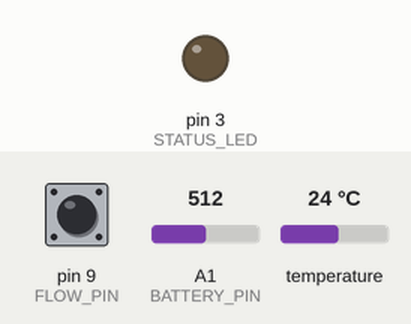
This sketch was run on a simulated Arduino Uno, built with avr-gcc and run on an emulated ATmega328P. On the bench: output pins drawn as LEDs (lit = HIGH). The test bench sets the inputs (shaded band); at power-on: pin 9 (FLOW_PIN) HIGH, A1 (BATTERY_PIN) = 512, temperature 24 °C. No radio packets arrive unless stated; pins used as bus, display or sensor lines are not drawn; what the sketch prints to the serial monitor is not drawn.

Above: at 0.8 s.
At 17.61 s:
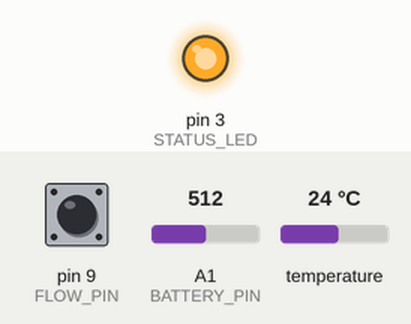
Timing chart, 0 to 19.6 s (numbered marks = the images above):
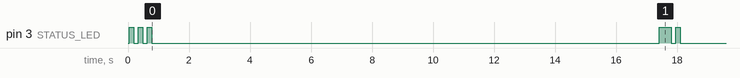

The sketch:

sub_node.ino
```cpp
/*
 * VIRAAI Sub Node — Full Production Firmware
 * ==========================================
 * Target: ATmega328P @ 8 MHz, 3.3 V logic (MiniCore / USBasp)
 *
 * Reads all field sensors and transmits RAW values over LoRa 433 MHz to the
 * Main Node. Server-side does all calibration. Firmware does no unit
 * conversion beyond what the sensor natively provides — soil / battery /
 * pressure are raw ADC (0–1023); flow is a pulse counter; NPK values are
 * the raw 16-bit Modbus register readings.
 *
 * Wire format (single-line CSV over LoRa, keys ≤ 5 chars for airtime):
 *
 *   NODE=<id>,SEQ=<n>,SOIL=<0-1023>,BAT=<0-1023>,PRESS=<0-1023>,
 *   FLOW=<pulses_this_cycle>,FTOT=<total_pulses_since_boot>,
 *   DST=<°C|NAN>,NOK=<0|1>,NT=<int>,NM=<int>,EC=<int>,PH=<int>,
 *   N=<int>,P=<int>,K=<int>,FW=<firmware_version>
 *
 * `NOK=0` means the NPK Modbus read failed; NT..K are then whatever the last
 * successful read left in the registers (or zero on first-boot failure).
 *
 * Pin map (see sub_node_config.h notes):
 *   D2  = LoRa DIO0
 *   D3  = STATUS_LED
 *   D4  = DS18B20 OneWire
 *   D6  = RS485 RX (SoftwareSerial)
 *   D7  = RS485 TX (SoftwareSerial)
 *   D8  = LoRa RST
 *   D9  = Flow-sensor pulse input (INPUT_PULLUP, polled)
 *   D10 = LoRa NSS
 *   A0  = Soil moisture (raw ADC)
 *   A1  = Battery voltage (raw ADC via 220k+100k divider)
 *   A2  = IRLZ44N gate for NPK 12 V rail (HIGH = powered)
 *   A3  = Pressure transducer (raw ADC)
 *
 * NPK power sequence: A2 HIGH → wait NPK_STABILIZE_MS (10 s empirical) →
 * Modbus request → A2 LOW.
 *
 * RAM discipline:
 *   Every Serial string uses F(...) so it lives in flash.
 *   No String objects — everything is char[] with snprintf.
 */

#include <SPI.h>
#include <LoRa.h>
#include <OneWire.h>
#include <DallasTemperature.h>
#include <SoftwareSerial.h>
#include <avr/wdt.h>
#include <avr/interrupt.h>
#include <util/atomic.h>
// Rocket Scream's LowPower library. Install via Arduino Library Manager
// ("Low-Power" by Rocket Scream Electronics) or add to platformio.ini as
//   lib_deps = rocketscream/Low-Power
#include <LowPower.h>

#include "sub_node_config.h"

// ====================================================
// PIN DEFINITIONS
// ====================================================
#define LORA_DIO0      2
#define STATUS_LED     3
#define ONE_WIRE_BUS   4
#define RS485_RX       6
#define RS485_TX       7
#define LORA_RST       8
#define FLOW_PIN       9
#define LORA_NSS       10
#define SOIL_PIN       A0
#define BATTERY_PIN    A1
#define POWER_CONTROL  A2
#define PRESSURE_PIN   A3

// ====================================================
// OBJECTS
// ====================================================
OneWire            oneWire(ONE_WIRE_BUS);
DallasTemperature  dsSensors(&oneWire);
SoftwareSerial     npkSerial(RS485_RX, RS485_TX);

// ====================================================
// STATE (raw values only; no calibration applied)
// ====================================================
uint32_t g_seq             = 0;         // packet sequence counter
// Flow counters are updated from BOTH poll code (active phase) and PCINT0_vect
// (during LowPower sleep). `volatile` + ATOMIC_BLOCK guards for multi-byte
// reads elsewhere in the file.
volatile uint32_t g_flowTotal     = 0;  // total pulses since boot
volatile uint16_t g_flowThisCycle = 0;  // pulses counted since last TX
volatile bool     g_flowLastLevel = HIGH;

int      g_soilAdc         = 0;
int      g_batAdc          = 0;
int      g_pressAdc        = 0;
float    g_dsTempC         = NAN;

// NPK retry accounting (this cycle only) — surfaced as sub_node_fw is already
// full, so we just log this. If retries become interesting to ops we'll add
// a CSV field.
uint8_t  g_npkRetriesThisCycle = 0;

// v2.1 firmware (2026-09-05) — fault_flags accumulator. Reset at cycle
// start, appended-to by sensor reads that failed but were non-fatal,
// emitted in the CSV as FLT=<comma,list>. Empty string = healthy cycle.
char     g_faultFlags[FLT_MAX_LEN + 1] = "";

static void faultFlagsReset() {
  g_faultFlags[0] = '\0';
}

// Append a flag if there's room. Silently drops if the buffer is full —
// we'd rather lose the 6th flag than corrupt the CSV.
static void faultFlagsAdd(const char* tag) {
  size_t cur = strlen(g_faultFlags);
  size_t addLen = strlen(tag);
  size_t needed = cur + (cur > 0 ? 1 : 0) + addLen;
  if (needed >= FLT_MAX_LEN) return;
  if (cur > 0) {
    g_faultFlags[cur++] = ',';
    g_faultFlags[cur] = '\0';
  }
  strcpy(g_faultFlags + cur, tag);
}

// Actual wall-clock ms since the previous LoRa TX. Used to compute the flow
// window on the backend (WDT tick RC is ±10-15%, so this can drift vs the
// nominal CYCLE_PERIOD_MS). Set at boot to 0 which the backend treats as
// "unknown, discard flow rate this cycle".
uint32_t g_lastTxMs         = 0;
uint32_t g_windowMs         = 0;

// NPK — retained across cycles so consumers see the last-known-good if a
// read fails once. NOK flag tells the backend which values are current.
bool     g_npkOk           = false;
int16_t  g_npkTempRaw      = 0;   // register /10 → °C server-side
int16_t  g_npkMoistRaw     = 0;   // register /10 → %  server-side
int16_t  g_npkEc           = 0;   // µS/cm (sensor-native units)
int16_t  g_npkPhRaw        = 0;   // register /100 → pH server-side
int16_t  g_npkN            = 0;   // mg/kg
int16_t  g_npkP            = 0;   // mg/kg
int16_t  g_npkK            = 0;   // mg/kg

const byte NPK_QUERY_FRAME[] = { 0x01, 0x03, 0x00, 0x00, 0x00, 0x07, 0x04, 0x08 };

// ====================================================
// CRC16 (Modbus)
// ====================================================
uint16_t crc16(const byte* buf, uint16_t len) {
  uint16_t crc = 0xFFFF;
  for (uint16_t i = 0; i < len; i++) {
    crc ^= (uint16_t)buf[i];
    for (byte b = 0; b < 8; b++) {
      if (crc & 0x0001) { crc >>= 1; crc ^= 0xA001; }
      else              { crc >>= 1; }
    }
  }
  return crc;
}

// ====================================================
// FLOW — dual-mode: PCINT during sleep, polled during active phase
// ====================================================
// D9 = PB1 on the ATmega328P (PCINT1 in the PCINT0 group, controlled by
// PCIE0 in PCICR + PCINT1 bit in PCMSK0). PCINT lets us keep counting flow
// pulses while the MCU is in LowPower.powerDown() between cycles — critical
// now that cycles are 5 min apart and an irrigation pump can emit 1500+
// pulses per window.
//
// SoftwareSerial uses PCINT2 (PORT D) for its RX pin (D6). No conflict with
// PCINT0 group.

ISR(PCINT0_vect) {
  bool now = (PINB & (1 << PB1)) ? HIGH : LOW;
  if (now == LOW && g_flowLastLevel == HIGH) {
    g_flowThisCycle++;
    g_flowTotal++;
  }
  g_flowLastLevel = now;
}

static inline void enableFlowPcint() {
  PCMSK0 |= (1 << PCINT1);
  PCICR  |= (1 << PCIE0);
}

static inline void disableFlowPcint() {
  PCICR  &= ~(1 << PCIE0);
  PCMSK0 &= ~(1 << PCINT1);
}

// Polling path — used during the active phase only. Same edge detection as
// the ISR; the shared `volatile bool g_flowLastLevel` prevents double-count
// when a pulse arrives right at the ISR/poll handoff.
inline void pollFlow() {
  bool now = digitalRead(FLOW_PIN);
  if (now == LOW && g_flowLastLevel == HIGH) {
    ATOMIC_BLOCK(ATOMIC_RESTORESTATE) {
      g_flowThisCycle++;
      g_flowTotal++;
    }
  }
  g_flowLastLevel = now;
}

// Blocking delay that polls flow AND kicks the WDT. Used during active
// phases (DS18 conversion wait, NPK stabilise wait) where the MCU stays
// awake.
static void delayWithFlow(unsigned long ms) {
  unsigned long start = millis();
  while (millis() - start < ms) {
    pollFlow();
    wdt_reset();
  }
}

// ====================================================
// SLEEP — deep-sleep in 8 s chunks, PCINT-wakeable
// ====================================================
// LowPower.powerDown(SLEEP_8S, ADC_OFF, BOD_OFF) draws ~0.3 uA nominal on
// bare ATmega328P + external clock. A PCINT (flow pulse) wakes early, runs
// the ISR, then falls back into powerDown() on the next iteration — we
// accumulate wall time via elapsed millis() readings taken pre/post the
// full sleep block, since millis() itself pauses during powerDown().
//
// We *approximate* elapsed by counting the number of full 8 s sleeps.
// This is intentionally low-precision — the actual wall-time is what we
// emit as WIN=<seconds> in the CSV, and the backend uses that for flow.
static void deepSleepMs(unsigned long targetMs) {
  enableFlowPcint();
  unsigned long slept = 0;
  while (slept < targetMs) {
    wdt_reset();
    LowPower.powerDown(SLEEP_8S, ADC_OFF, BOD_OFF);
    slept += 8000UL;   // nominal; real value is +/-10% (WDT RC)
  }
  disableFlowPcint();
}

// ====================================================
// SENSOR READS — all RAW; no unit conversion
// ====================================================
static void readBatteryAdc() {
  long sum = 0;
  for (byte i = 0; i < 10; i++) {
    sum += analogRead(BATTERY_PIN);
    delay(2);
  }
  g_batAdc = (int)(sum / 10);
}

static void readPressureAdc() {
  g_pressAdc = analogRead(PRESSURE_PIN);
}

static void readSoilAdc() {
  g_soilAdc = analogRead(SOIL_PIN);
}

static void startDs18() {
  dsSensors.requestTemperatures();
}

static void readDs18() {
  float t = dsSensors.getTempCByIndex(0);
  if (t == DEVICE_DISCONNECTED_C) {
    g_dsTempC = NAN;
    faultFlagsAdd(FLT_DS18_DISCONNECTED);
  } else {
    g_dsTempC = t;
  }
}

// ====================================================
// NPK READ (Modbus RTU over SoftwareSerial)
// ====================================================
// One Modbus round-trip attempt. Returns true on full-length CRC-valid
// response; leaves register globals untouched on failure so the caller
// (readNpk) can retry.
static bool readNpkAttempt() {
  // Drain any garbage from previous power cycles / previous attempt.
  while (npkSerial.available()) { npkSerial.read(); }
  wdt_reset();

  npkSerial.write(NPK_QUERY_FRAME, sizeof(NPK_QUERY_FRAME));
  npkSerial.flush();

  byte    resp[NPK_RESPONSE_LEN];
  uint8_t received = 0;
  unsigned long start = millis();
  while (millis() - start < NPK_MODBUS_TIMEOUT_MS) {
    pollFlow();
    wdt_reset();
    while (npkSerial.available() && received < NPK_RESPONSE_LEN) {
      resp[received++] = npkSerial.read();
    }
    if (received >= NPK_RESPONSE_LEN) break;
  }

  if (received < NPK_RESPONSE_LEN) {
    Serial.print(F("NPK: short read, bytes="));
    Serial.println(received);
    faultFlagsAdd(FLT_NPK_SHORT_READ);
    return false;
  }
  // Header check: slave 0x01, function 0x03, byte count 0x0E (14 = 7×2).
  if (resp[0] != 0x01 || resp[1] != 0x03 || resp[2] != 0x0E) {
    Serial.println(F("NPK: bad Modbus header"));
    faultFlagsAdd(FLT_NPK_BAD_HEADER);
    return false;
  }
  // CRC check (bytes 0..16, expected CRC in 17..18, low byte first).
  uint16_t rxCrc   = (uint16_t)resp[17] | ((uint16_t)resp[18] << 8);
  uint16_t calcCrc = crc16(resp, 17);
  if (rxCrc != calcCrc) {
    Serial.println(F("NPK: CRC fail"));
    faultFlagsAdd(FLT_NPK_CRC_FAIL);
    return false;
  }
  // Registers — send raw ints. Backend applies /10 or /100 conversions.
  g_npkTempRaw  = (int16_t)(((uint16_t)resp[3]  << 8) | resp[4]);
  g_npkMoistRaw = (int16_t)(((uint16_t)resp[5]  << 8) | resp[6]);
  g_npkEc       = (int16_t)(((uint16_t)resp[7]  << 8) | resp[8]);
  g_npkPhRaw    = (int16_t)(((uint16_t)resp[9]  << 8) | resp[10]);
  g_npkN        = (int16_t)(((uint16_t)resp[11] << 8) | resp[12]);
  g_npkP        = (int16_t)(((uint16_t)resp[13] << 8) | resp[14]);
  g_npkK        = (int16_t)(((uint16_t)resp[15] << 8) | resp[16]);
  return true;
}

// Retry wrapper. Sets g_npkOk / g_npkRetriesThisCycle. Backend still treats
// NOK=0 as "NPK data invalid this cycle" via the Round-16 short-circuit.
static void readNpk() {
  g_npkOk = false;
  g_npkRetriesThisCycle = 0;
  for (uint8_t attempt = 0; attempt < NPK_RETRY_ATTEMPTS; attempt++) {
    if (readNpkAttempt()) {
      g_npkOk = true;
      Serial.print(F("NPK: OK (attempt "));
      Serial.print(attempt + 1);
      Serial.println(F(")"));
      return;
    }
    g_npkRetriesThisCycle = attempt + 1;
    delayWithFlow(NPK_RETRY_GAP_MS);
  }
  Serial.print(F("NPK: FAIL after "));
  Serial.print(NPK_RETRY_ATTEMPTS);
  Serial.println(F(" attempts"));
}

// ====================================================
// LoRa TX
// ====================================================
// Emit a single CSV line. Total length target: <= 200 bytes (SX1278 cap 255).
// Any float uses fixed 2-decimal formatting via dtostrf.
//
// WIN=<seconds> is the wall-clock window this packet covers — the time
// since the previous successful TX, in seconds. WIN=0 on the first cycle
// after boot signals "unknown window, discard flow rate this cycle" to
// the backend (the totalizer FTOT is still authoritative).
static bool sendLoRa() {
  char pkt[220];
  char dsBuf[10];

  if (isnan(g_dsTempC)) {
    strcpy(dsBuf, "NAN");
  } else {
    dtostrf(g_dsTempC, 0, 2, dsBuf);
  }

  // Atomic snapshot of the (volatile, PCINT-mutated) flow counters.
  uint16_t flowThis;
  uint32_t flowTot;
  ATOMIC_BLOCK(ATOMIC_RESTORESTATE) {
    flowThis = g_flowThisCycle;
    flowTot  = g_flowTotal;
  }
  uint32_t winSec = g_windowMs / 1000UL;

  // v2.1 firmware (2026-09-05): UP=<uptime_seconds> for reboot detection and
  // stability scoring; FLT=<comma-flags> so backend rules can react to
  // specific fault modes (npk_crc vs ds18_disc vs npk_short vs npk_hdr).
  // FLT is omitted from the CSV entirely when there are no flags — saves
  // ~5 bytes per healthy packet on the LoRa airtime budget.
  uint32_t upSec = (uint32_t)(millis() / 1000UL);
  int n;
  if (g_faultFlags[0] == '\0') {
    n = snprintf(pkt, sizeof(pkt),
      "NODE=%s,SEQ=%lu,WIN=%lu,UP=%lu,SOIL=%d,BAT=%d,PRESS=%d,FLOW=%u,FTOT=%lu,DST=%s,"
      "NOK=%d,NT=%d,NM=%d,EC=%d,PH=%d,N=%d,P=%d,K=%d,FW=%s",
      NODE_ID,
      (unsigned long)g_seq,
      (unsigned long)winSec,
      (unsigned long)upSec,
      g_soilAdc, g_batAdc, g_pressAdc,
      (unsigned)flowThis, (unsigned long)flowTot,
      dsBuf,
      g_npkOk ? 1 : 0,
      (int)g_npkTempRaw, (int)g_npkMoistRaw, (int)g_npkEc, (int)g_npkPhRaw,
      (int)g_npkN, (int)g_npkP, (int)g_npkK,
      FIRMWARE_VERSION);
  } else {
    n = snprintf(pkt, sizeof(pkt),
      "NODE=%s,SEQ=%lu,WIN=%lu,UP=%lu,SOIL=%d,BAT=%d,PRESS=%d,FLOW=%u,FTOT=%lu,DST=%s,"
      "NOK=%d,NT=%d,NM=%d,EC=%d,PH=%d,N=%d,P=%d,K=%d,FLT=%s,FW=%s",
      NODE_ID,
      (unsigned long)g_seq,
      (unsigned long)winSec,
      (unsigned long)upSec,
      g_soilAdc, g_batAdc, g_pressAdc,
      (unsigned)flowThis, (unsigned long)flowTot,
      dsBuf,
      g_npkOk ? 1 : 0,
      (int)g_npkTempRaw, (int)g_npkMoistRaw, (int)g_npkEc, (int)g_npkPhRaw,
      (int)g_npkN, (int)g_npkP, (int)g_npkK,
      g_faultFlags,
      FIRMWARE_VERSION);
  }

  if (n < 0 || n >= (int)sizeof(pkt)) {
    Serial.println(F("LoRa: payload overflow"));
    return false;
  }

  Serial.print(F("TX: "));
  Serial.println(pkt);

  if (!LoRa.beginPacket()) {
    Serial.println(F("LoRa: beginPacket failed"));
    return false;
  }
  LoRa.write((const uint8_t*)pkt, (size_t)n);
  int rc = LoRa.endPacket();
  return rc == 1;
}

// ====================================================
// LED status codes
// ====================================================
static void blinkN(uint8_t n) {
  for (uint8_t i = 0; i < n; i++) {
    digitalWrite(STATUS_LED, HIGH); delay(LED_BLINK_MS);
    digitalWrite(STATUS_LED, LOW);  delay(LED_BLINK_GAP_MS);
  }
}

// ====================================================
// SETUP
// ====================================================
void setup() {
  // WDT must be disabled during setup while I2C / SPI / SoftwareSerial come
  // up — sensor init can take longer than the WDT interval. We re-enable at
  // the end of setup and reset at every safe checkpoint.
  wdt_disable();

  pinMode(STATUS_LED,    OUTPUT); digitalWrite(STATUS_LED,    LOW);
  pinMode(POWER_CONTROL, OUTPUT); digitalWrite(POWER_CONTROL, LOW);  // NPK OFF at boot
  pinMode(FLOW_PIN,      INPUT_PULLUP);

  Serial.begin(9600);
  npkSerial.begin(9600);
  dsSensors.begin();
  dsSensors.setWaitForConversion(false);

  LoRa.setPins(LORA_NSS, LORA_RST, LORA_DIO0);
  if (!LoRa.begin(LORA_FREQUENCY_HZ)) {
    Serial.println(F("LoRa: init FAIL — halted"));
    // Fast blink forever; WDT will not save us here because init failure
    // usually means wiring is wrong and no cycle will ever succeed.
    while (1) {
      digitalWrite(STATUS_LED, HIGH); delay(150);
      digitalWrite(STATUS_LED, LOW);  delay(150);
    }
  }
  LoRa.setTxPower(LORA_TX_POWER_DBM);
  LoRa.setSpreadingFactor(LORA_SPREADING_FACTOR);
  LoRa.setSignalBandwidth(LORA_BANDWIDTH_HZ);
  LoRa.setCodingRate4(LORA_CODING_RATE);
  LoRa.enableCrc();

  g_flowLastLevel = digitalRead(FLOW_PIN);

  // Startup LED blink 3× so field ops know the board is alive.
  for (byte i = 0; i < 3; i++) {
    digitalWrite(STATUS_LED, HIGH); delay(150);
    digitalWrite(STATUS_LED, LOW);  delay(150);
  }

  Serial.println();
  Serial.println(F("================================"));
  Serial.println(F("VIRAAI Sub Node — RAW variant"));
  Serial.print(F("NODE_ID = "));  Serial.println(NODE_ID);
  Serial.print(F("FW      = "));  Serial.println(FIRMWARE_VERSION);
  Serial.println(F("CADENCE = 5 min (LowPower deep sleep)"));
  Serial.println(F("LoRa    = 433 MHz SF7 BW125k CR4/5"));
  Serial.println(F("================================"));

  // Arm the WDT now that all init is complete. Every long-running block
  // (delayWithFlow, deepSleepMs, readNpkAttempt) calls wdt_reset() at
  // safe checkpoints; a hung sensor read reboots the MCU cleanly.
  wdt_enable(WDT_TIMEOUT_CODE);
}

// ====================================================
// LOOP — one full cycle per iteration
// ====================================================
// Timing (5-min cadence):
//   [active ~15-20 s]  read all sensors + NPK (10s stabilise) + LoRa TX
//   [sleep ~4:40]      LowPower.powerDown in 8s chunks; PCINT keeps counting
//                      flow pulses; WDT resets each chunk.
void loop() {
  wdt_reset();
  g_seq++;

  // Snapshot cycle-start millis BEFORE the sensor reads so `g_windowMs`
  // measures the actual gap from TX to TX (not from cycle-start to TX).
  // On the first cycle after boot g_lastTxMs is 0, and we deliberately
  // stamp g_windowMs=0 below — the backend contract is "WIN=0 means the
  // window is unknown; discard flow rate for this row".
  unsigned long cycleStart = millis();

  // Reset per-cycle flow counter under an atomic block (the PCINT could
  // otherwise fire between the two writes and lose a count).
  ATOMIC_BLOCK(ATOMIC_RESTORESTATE) {
    g_flowThisCycle = 0;
  }

  // v2.1 firmware: fault flags accumulate across sensor reads this cycle;
  // start fresh so a single npk_crc in cycle N doesn't stick to cycle N+1.
  faultFlagsReset();

  Serial.println();
  Serial.print(F("---- CYCLE "));
  Serial.print(g_seq);
  Serial.println(F(" ----"));

  // ---- Basic sensor reads (raw ADC / DS18B20 native °C) ----
  startDs18();
  readSoilAdc();
  readBatteryAdc();
  readPressureAdc();

  // Wait for DS18B20 conversion, polling flow + resetting WDT.
  delayWithFlow(DS18B20_WAIT_MS);
  readDs18();

  Serial.print(F("SOIL_ADC=")); Serial.println(g_soilAdc);
  Serial.print(F("BAT_ADC="));  Serial.println(g_batAdc);
  Serial.print(F("PRESS_ADC=")); Serial.println(g_pressAdc);
  Serial.print(F("DS_C="));
  if (isnan(g_dsTempC)) Serial.println(F("NAN"));
  else                  Serial.println(g_dsTempC, 2);

  // ---- NPK sequence ----
  digitalWrite(POWER_CONTROL, HIGH);
  Serial.println(F("NPK: powered ON, stabilizing 10s..."));
  delayWithFlow(NPK_STABILIZE_MS);
  readNpk();
  digitalWrite(POWER_CONTROL, LOW);
  Serial.println(F("NPK: powered OFF"));

  // ---- Compute the wall-clock window covered by this packet ----
  // TX-to-TX window is what backend needs for flow rate.
  unsigned long nowMs = millis();
  if (g_lastTxMs == 0) {
    g_windowMs = 0;   // first cycle after boot -> backend discards rate
  } else {
    g_windowMs = nowMs - g_lastTxMs;
  }

  // ---- LoRa TX ----
  digitalWrite(STATUS_LED, HIGH);
  bool loraOk = sendLoRa();
  digitalWrite(STATUS_LED, LOW);
  Serial.println(loraOk ? F("LoRa TX: OK") : F("LoRa TX: FAIL"));

  if (loraOk) {
    g_lastTxMs = millis();
  }

  // ---- Post-TX status blink pattern ----
  // 1 blink = full success; 2 = NPK failed but TX OK; 3 = TX failed.
  if (!loraOk)       blinkN(3);
  else if (!g_npkOk) blinkN(2);
  else               blinkN(1);

  // ---- Deep sleep until the next cycle window ----
  // Target the *remaining* time to hit CYCLE_PERIOD_MS end-to-end (cycle
  // start to cycle start). If we somehow overran (unlikely — active is
  // ~15 s), sleep the WDT minimum tick to guarantee at least one WDT reset.
  unsigned long activeMs = millis() - cycleStart;
  unsigned long sleepMs  = (activeMs >= CYCLE_PERIOD_MS)
                             ? 8000UL
                             : (CYCLE_PERIOD_MS - activeMs);
  Serial.print(F("SLEEP="));
  Serial.print(sleepMs / 1000UL);
  Serial.println(F("s"));
  Serial.flush();     // finish UART before power-down
  deepSleepMs(sleepMs);
}
```

Source omitted: sub_node_config.h (3910 bytes)

Measured:
- by itself, pin 3 (STATUS_LED): HIGH → LOW at 0.19 s, → HIGH 0.15 s later, → LOW 0.15 s later, → HIGH 0.15 s later, … (9 changes in this stretch)
